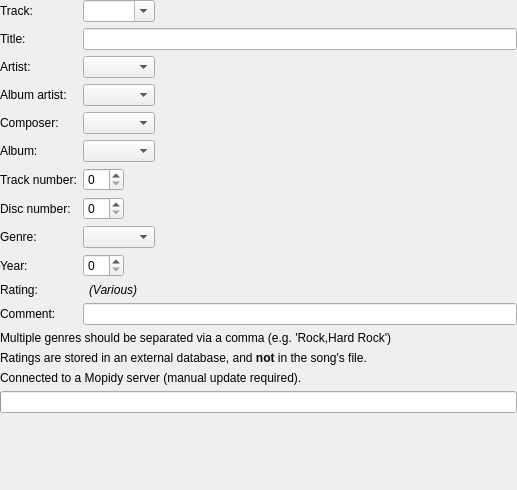
<?xml version="1.0" encoding="UTF-8"?>
<ui version="4.0">
 <class>TagEditor</class>
 <widget class="QWidget" name="TagEditor">
  <property name="geometry">
   <rect>
    <x>0</x>
    <y>0</y>
    <width>517</width>
    <height>490</height>
   </rect>
  </property>
  <layout class="QVBoxLayout" name="verticalLayout">
   <property name="leftMargin">
    <number>0</number>
   </property>
   <property name="topMargin">
    <number>0</number>
   </property>
   <property name="rightMargin">
    <number>0</number>
   </property>
   <property name="bottomMargin">
    <number>0</number>
   </property>
   <item>
    <layout class="QFormLayout" name="formLayout">
     <property name="fieldGrowthPolicy">
      <enum>QFormLayout::ExpandingFieldsGrow</enum>
     </property>
     <item row="0" column="0">
      <widget class="StateLabel" name="trackNameLabel">
       <property name="text">
        <string>Track:</string>
       </property>
       <property name="buddy">
        <cstring>trackName</cstring>
       </property>
      </widget>
     </item>
     <item row="0" column="1">
      <widget class="QComboBox" name="trackName">
       <property name="focusPolicy">
        <enum>Qt::NoFocus</enum>
       </property>
       <property name="editable">
        <bool>true</bool>
       </property>
      </widget>
     </item>
     <item row="1" column="0">
      <widget class="StateLabel" name="titleLabel">
       <property name="text">
        <string>Title:</string>
       </property>
       <property name="buddy">
        <cstring>title</cstring>
       </property>
      </widget>
     </item>
     <item row="1" column="1">
      <widget class="LineEdit" name="title"/>
     </item>
     <item row="2" column="0">
      <widget class="StateLabel" name="artistLabel">
       <property name="text">
        <string>Artist:</string>
       </property>
       <property name="buddy">
        <cstring>artist</cstring>
       </property>
      </widget>
     </item>
     <item row="2" column="1">
      <widget class="CompletionCombo" name="artist"/>
     </item>
     <item row="3" column="0">
      <widget class="StateLabel" name="albumArtistLabel">
       <property name="text">
        <string>Album artist:</string>
       </property>
       <property name="buddy">
        <cstring>albumArtist</cstring>
       </property>
      </widget>
     </item>
     <item row="3" column="1">
      <widget class="CompletionCombo" name="albumArtist"/>
     </item>
     <item row="4" column="0">
      <widget class="StateLabel" name="composerLabel">
       <property name="text">
        <string>Composer:</string>
       </property>
       <property name="buddy">
        <cstring>composer</cstring>
       </property>
      </widget>
     </item>
     <item row="4" column="1">
      <widget class="CompletionCombo" name="composer"/>
     </item>
     <item row="5" column="0">
      <widget class="StateLabel" name="albumLabel">
       <property name="text">
        <string>Album:</string>
       </property>
       <property name="buddy">
        <cstring>album</cstring>
       </property>
      </widget>
     </item>
     <item row="5" column="1">
      <widget class="CompletionCombo" name="album"/>
     </item>
     <item row="6" column="0">
      <widget class="StateLabel" name="trackLabel">
       <property name="text">
        <string>Track number:</string>
       </property>
       <property name="buddy">
        <cstring>track</cstring>
       </property>
      </widget>
     </item>
     <item row="6" column="1">
      <widget class="TagSpinBox" name="track"/>
     </item>
     <item row="7" column="0">
      <widget class="StateLabel" name="discLabel">
       <property name="text">
        <string>Disc number:</string>
       </property>
       <property name="buddy">
        <cstring>disc</cstring>
       </property>
      </widget>
     </item>
     <item row="7" column="1">
      <widget class="TagSpinBox" name="disc"/>
     </item>
     <item row="8" column="0">
      <widget class="StateLabel" name="genreLabel">
       <property name="text">
        <string>Genre:</string>
       </property>
       <property name="buddy">
        <cstring>genre</cstring>
       </property>
      </widget>
     </item>
     <item row="8" column="1">
      <widget class="CompletionCombo" name="genre"/>
     </item>
     <item row="9" column="0">
      <widget class="StateLabel" name="yearLabel">
       <property name="text">
        <string>Year:</string>
       </property>
       <property name="buddy">
        <cstring>year</cstring>
       </property>
      </widget>
     </item>
     <item row="9" column="1">
      <widget class="TagSpinBox" name="year"/>
     </item>
     <item row="10" column="0">
      <widget class="StateLabel" name="ratingLabel">
       <property name="text">
        <string>Rating:</string>
       </property>
       <property name="buddy">
        <cstring>ratingWidget</cstring>
       </property>
      </widget>
     </item>
     <item row="10" column="1">
      <layout class="QHBoxLayout" name="ratingLayout">
       <item>
        <widget class="RatingWidget" name="ratingWidget" native="true"/>
       </item>
       <item>
        <widget class="QLabel" name="ratingVarious">
         <property name="text">
          <string>&lt;i&gt;(Various)&lt;/i&gt;</string>
         </property>
        </widget>
       </item>
      </layout>
     </item>
     <item row="11" column="0">
      <widget class="StateLabel" name="commentLabel">
       <property name="text">
        <string>Comment:</string>
       </property>
       <property name="buddy">
        <cstring>comment</cstring>
       </property>
      </widget>
     </item>
     <item row="11" column="1">
      <widget class="LineEdit" name="comment"/>
     </item>
    </layout>
   </item>
   <item>
    <widget class="PlainNoteLabel" name="label_7x">
     <property name="text">
      <string>Multiple genres should be separated via a comma (e.g. 'Rock,Hard Rock')</string>
     </property>
    </widget>
   </item>
   <item>
    <widget class="PlainNoteLabel" name="ratingNoteLabel">
     <property name="text">
      <string>Ratings are stored in an external database, and &lt;b&gt;not&lt;/b&gt; in the song's file.</string>
     </property>
    </widget>
   </item>
   <item>
    <widget class="PlainUrlNoteLabel" name="mopidyNote">
     <property name="text">
      <string>Connected to a Mopidy server (manual update required).</string>
     </property>
    </widget>
   </item>
   <item>
    <widget class="QProgressBar" name="progress"/>
   </item>
   <item>
    <spacer name="verticalSpacer_2">
     <property name="orientation">
      <enum>Qt::Vertical</enum>
     </property>
     <property name="sizeType">
      <enum>QSizePolicy::Expanding</enum>
     </property>
     <property name="sizeHint" stdset="0">
      <size>
       <width>20</width>
       <height>2</height>
      </size>
     </property>
    </spacer>
   </item>
  </layout>
 </widget>
 <customwidgets>
  <customwidget>
   <class>LineEdit</class>
   <extends>QLineEdit</extends>
   <header>support/lineedit.h</header>
  </customwidget>
  <customwidget>
   <class>CompletionCombo</class>
   <extends>QComboBox</extends>
   <header>widgets/completioncombo.h</header>
  </customwidget>
  <customwidget>
   <class>TagSpinBox</class>
   <extends>QSpinBox</extends>
   <header>widgets/tagspinbox.h</header>
  </customwidget>
  <customwidget>
   <class>StateLabel</class>
   <extends>QLabel</extends>
   <header>widgets/statelabel.h</header>
  </customwidget>
  <customwidget>
   <class>PlainNoteLabel</class>
   <extends>QLabel</extends>
   <header>widgets/notelabel.h</header>
  </customwidget>
  <customwidget>
   <class>PlainUrlNoteLabel</class>
   <extends>QLabel</extends>
   <header>widgets/notelabel.h</header>
  </customwidget>
  <customwidget>
   <class>RatingWidget</class>
   <extends>QWidget</extends>
   <header>widgets/ratingwidget.h</header>
  </customwidget>
 </customwidgets>
 <tabstops>
  <tabstop>trackName</tabstop>
 </tabstops>
 <resources/>
 <connections/>
</ui>
